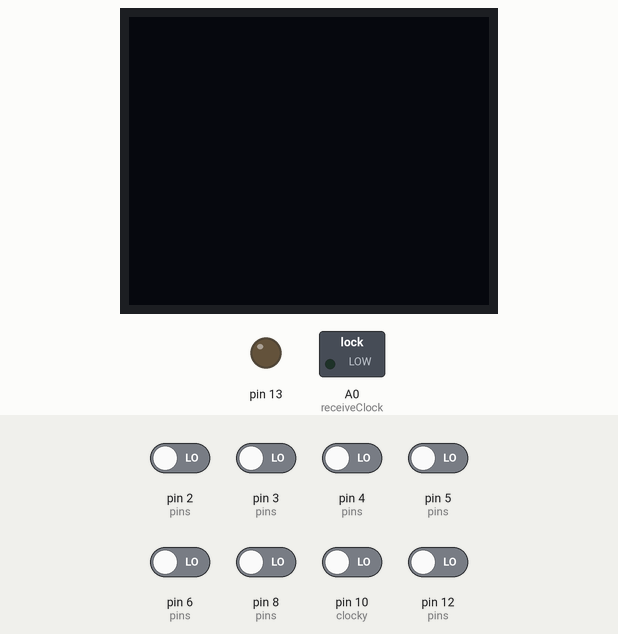
Recording of a sketch running on a simulated Arduino Uno, built with avr-gcc and run on an emulated ATmega328P. Shown: 120×96 one-colour display, switched loads named in the sketch (green lamp = pin HIGH), output pins drawn as LEDs (lit = HIGH). The inputs (shaded band) are chosen by the test bench; at power-on: pin 2 (pins), pin 3 (pins), pin 4 (pins), pin 5 (pins), pin 6 (pins), pin 8 (pins), pin 10 (clocky), pin 12 (pins) LOW.

Above: at 1.2 s.
1.3 s: pin 10 (clocky) driven HIGH
At 1.8 s:
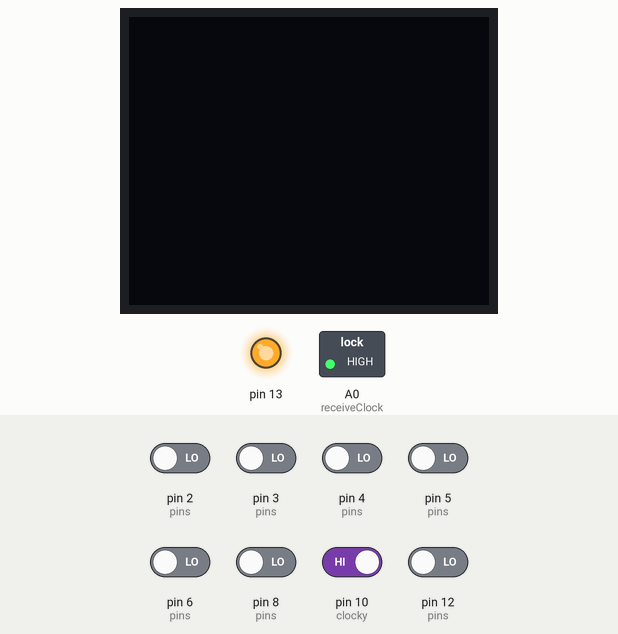
2.8 s: pin 10 (clocky) driven LOW
At 4.1 s:
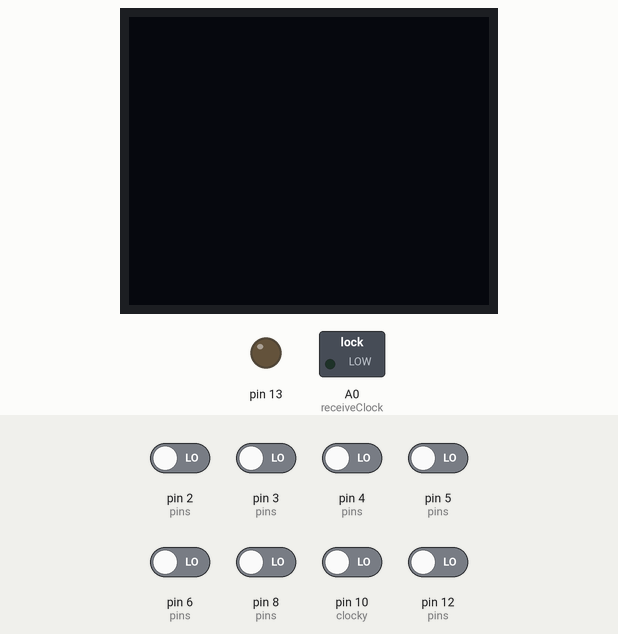
Timing chart, 0 to 5.8 s (numbered marks = the images above; inputs shaded):
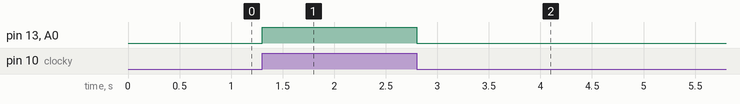

The sketch:

lds-3_GPU.ino
```cpp
#include <TVout.h>
#include "font4x6.h"

// int light = 13;

bool data[9] = {0, 0, 0, 0, 0, 0, 0, 0, 0};

TVout tv;

// ShiftRegister74HC595<numberOfShiftRegisters> sr(serialDataPin, clockPin, latchPin);

char comm[60];

class commandClass {
  public:
    void execute() {
      int i = 2;
      bool others = 0;
      byte x = (byte)comm[0] - 17;
      byte y = (byte)comm[1] - 17;
      if (x > 116) {
        x = 116;
      }
      if (x < 0) {
        x = 0;
      }
      if (y > 90) {
        y = 90;
      } if (y < 0) {
        y = 0;
      }
      // Serial.println("");
      // Serial.print(x);
      // Serial.print(" ;;; ");
      // Serial.print(y);
      tv.set_cursor(x, y);
      bool f = 0;
      // Serial.println(comm);
      if (comm[0] != '>') {
        while (f != 1) {
          if (comm[i] != '>') {
            if (comm[i] == '|') {
              tv.print(' ');
            } else if (comm[i] == '^') {
              tv.clear_screen();
            } else {
              if (comm[i] < ' ') {
                tv.print(' ');
              } else if (comm[i] > '}') {
                tv.print('}');
              } else {
                tv.print(comm[i]);
              }
            }
          }
          i = i + 1;
          if ((i > 59) or (comm[i - 1] == '>')) {
            f = 1;
          }
        }
      }
      memset(comm, 0, 60);
    }
};
commandClass command;

class toolsClass {
  public:
    char boolsToChar() {
      unsigned long c = (data[0] * pow(2, 7)) + (data[1] * pow(2, 6)) + (data[2] * pow(2, 5)) + (data[3] * pow(2, 4)) + (data[4] * pow(2, 3)) + (data[5] * pow(2, 2)) + (data[6] * pow(2, 1)) +  + (data[7] * pow(2, 0));
      // int i = 0;
      // while (i < 8) {
      //   c = c + (bools[i] * (pow(2, (7 - i))));
      //   i = i + 1;
      // }
      return (char)(c);
    }

    char * charToBools(char charf) {
      // int f[8] = {0, 0, 0, 0, 0, 0, 0, 0};
      float chari = float((int)charf);
      // int i = 7;
      String r = "";
      // while (chari >= 1) {
      //   chari = chari / 2;
      //   if (chari != floor(chari)) {
      //     f[i] = 1;
      //     chari = chari - 0.5;
      //   } else {
      //     f[i] = 0;
      //   }
      //   i = i - 1;
      // }

      char * returnf[16] = {"0000", "0001", "0010", "0011", "0100", "0101", "0110", "0111", "1000", "1001", "1010", "1011", "1100", "1101", "1110", "1111"};
      float floatf = (chari / 16);
      r = String(returnf[(int)(16 * (floatf - floor(floatf)))]) + r;
      floatf = floor(floatf);
      floatf = (floatf / 16);
      r = String(returnf[(int)(16 * (floatf - floor(floatf)))]) + r;
      // return String(f[0]) + String(f[1]) + String(f[2]) + String(f[3]) + String(f[4]) + String(f[5]) + String(f[6]) + String(f[7]);
      return r.c_str();
    }

    bool stringToBool(char f) {
      if (f == '0') {
        return 0;
      } else {
        return 1;
      }
    }

};
toolsClass tools;

class octalParClass {
  private:
    int pins[9] = {12, 2, 3, 4, 5, 6, -1, 8, 10};
    int clocky = 10;
    int transN = 0;
    int transI = 0;
    int bufferX = 0;
    int bufferY = 0;
    int receiveClock = A0;
    unsigned long transmitTic = 0;
    bool readN = 0;
    bool typef = 0;
    unsigned long speedfn = 0;
    bool clockMode = 0;

  public:
    int commf = 0;
    // type: 0 = Master, 1 = Slave
    void setupP(bool type, unsigned long speedf) {
      typef = type;
      speedfn = speedf;
      int i = 0;
      while (i < 8) {
        if (type == 1) {
          pinMode(pins[i], INPUT);
        }
        i = i + 1;
      }
      if (type == 1) {
        pinMode(clocky, INPUT);
        pinMode(receiveClock, OUTPUT);
      } else {
        pinMode(clocky, OUTPUT);
        pinMode(receiveClock, INPUT);
      }
    }

    bool readPin(int i) {
      if (pins[i] != -1) {
        return digitalRead(pins[i]);
      } else {
        if (analogRead(A2) > 500) {
          return 1;
        } else {
          return 0;
        }
      }
    }

    void receiveHandler() {
      // digitalWrite(light, clocky);
      if (digitalRead(clocky) == HIGH) {
        if (readN != 1) {
          // int i = 0;
          // while (i < 8) {
          // Serial.println(data[i]);
          //   if (pins[i] != -1) {
          //     data[i] = digitalRead(pins[i]);
          //   } else {
          //     if (analogRead(A2) > 500) {
          //       data[i] = 1;
          //     } else {
          //       data[i] = 0;
          //     }
          //   }
          //   i = i + 1;
          // }
          data[0] = 0;
          data[1] = 0;
          data[2] = 0;
          data[3] = 0;
          data[4] = 0;
          data[5] = 0;
          data[6] = 0;
          data[7] = 0;
          int il = 0;
          while (il < 1) {
            data[0] = data[0] or readPin(0);
            data[1] = data[1] or readPin(1);
            data[2] = data[2] or readPin(2);
            data[3] = data[3] or readPin(3);
            data[4] = data[4] or readPin(4);
            data[5] = data[5] or readPin(5);
            data[6] = data[6] or readPin(6);
            data[7] = data[7] or readPin(7);
            il = il + 1;
          }
          // Serial.begin(115200);
          // Serial.println("");
          // Serial.print(data[0]);
          // Serial.print(data[1]);
          // Serial.print(data[2]);
          // Serial.print(data[3]);
          // Serial.print(data[4]);
          // Serial.print(data[5]);
          // Serial.print(data[6]);
          // Serial.print(data[7]);
          // Serial.println("");
          // Serial.println("returned.");
          // Serial.end();
          digitalWrite(receiveClock, HIGH);
          digitalWrite(13, HIGH);
          // Serial.println(tools.boolsToChar(data));
          readN = 1;
        }
      } else {
        if (readN != 0) {
          comm[commf] = tools.boolsToChar();
          commf = commf + 1;
          if ((commf > 59) or (comm[commf - 1] == '>')) {
            command.execute();
            commf = 0;
          }
          readN = 0;
          digitalWrite(13, LOW);
          digitalWrite(receiveClock, LOW);
        }
      }
    }

    void handler() {
      if (typef == 1) {
        receiveHandler();
      }
    }
};
octalParClass parralel;

void setup() {
  parralel.setupP(1, 5000);
  Serial.begin(115200);
  tv.begin(NTSC, 120, 96);
  tv.select_font(font4x6);
  pinMode(13, OUTPUT);
}

unsigned long latency = 0;
unsigned long m = 0;

int f13 = 0;

void loop() {
  // Serial.println(analogRead(A2));
  // latency = millis() - m;
  // m = millis();
  if (f13 == 0) {
    // digitalWrite(13, HIGH);
    f13 = 1;
  } else {
    // digitalWrite(13, LOW);
    f13 = 0;
  }
  // delay(300);
  parralel.handler();
}
```

Measured:
- after the input at 1.3 s, pin 13, A0 (receiveClock): LOW → HIGH at once
- after the input at 2.8 s, pin 13, A0 (receiveClock): HIGH → LOW at once
